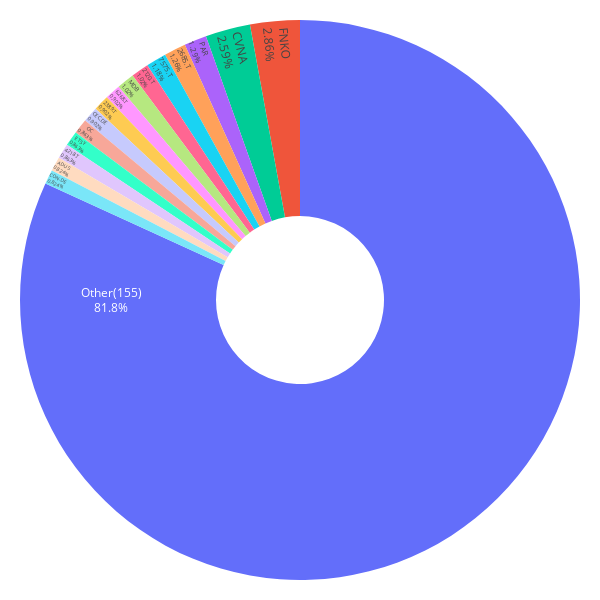

Source (notebook cell):
### Code cell
importlib.reload(lstm_utils)
importlib.reload(mpt_utils)

weights_6m, mu_6m, S_6m, allocations_6m, weights_all_6m = mpt_utils.portfolio_and_plot(df_forecast_6m, df, plot_threshold=0.008)

### Figure 1 — Plotly figure (JSON) as saved in the notebook; plotly's stock layout.template omitted (floating-point values rounded to 4 significant figures)
{"data": [{"hole": 0.3, "insidetextorientation": "radial", "labels": ["CVNA", "PAR", "2120.T", "ADUS", "2685.T", "OC", "7575.T", "6268.T", "ETSY", "MDB", "CON.DE", "2389.T", "FNKO", "CEC.DE", "4218.T", "Other(155)"], "textinfo": "label+percent", "textposition": "inside", "values": [0.0066, 0.0033, 0.0026, 0.0021, 0.0032, 0.0022, 0.003, 0.0023, 0.0022, 0.0026, 0.0021, 0.0023, 0.0073, 0.0023, 0.0022, 0.2086], "type": "pie"}], "layout": {"margin": {"l": 20, "r": 20, "t": 20, "b": 20}, "font": {"color": "black"}, "height": 600, "width": 600, "paper_bgcolor": "white", "plot_bgcolor": "white", "showlegend": false}}
